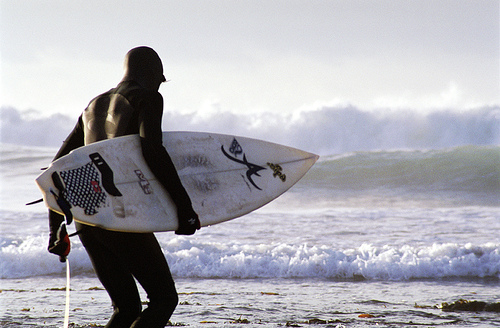
#> input picture demoImage/5.jpg, 500 x 328 px, found by its file name
$ python 5.hsv-color-space.py
#> lines starting #> are read from the running program, lines starting #| are printed output that depends on the picture; after the words box and inside, x2 and y2 are one past the last pixel; in counts of white or black regions, pixels touching at a corner belong together
import cv2 as cv
import numpy as np
import matplotlib.pyplot as plt

def hsvColorSegmentation():
    imgPath = "OpenCV\\demoImage\\5.jpg"
    img = cv.imread(imgPath)
#> img is the input picture: shape (328, 500, 3); mean B, G, R 177.8, 170.7, 171.6
    imgRGB = cv.cvtColor(img, cv.COLOR_BGR2RGB)

    hsv = cv.cvtColor(img, cv.COLOR_BGR2HSV)
#> hsv: shape (328, 500, 3); mean H, S, V 97, 29.1, 180.2
    lowerBound = np.array([0,0,50])
    upperBound = np.array([250,100,100])

    mask = cv.inRange(hsv, lowerBound, upperBound)
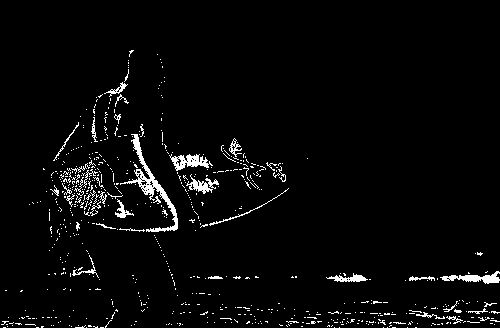
#> mask: shape (328, 500); 3.3% white in thin lines or dots, all inside (x1, y1, x2, y2) = (1, 50, 500, 328)

    plt.figure()
    plt.imshow(imgRGB)
    plt.show()

    cv.imshow("mask",mask)
    cv.waitKey(0)

if __name__ == "__main__":
    hsvColorSegmentation()

$ run again, with demoImage/2.jpg copied over demoImage/5.jpg
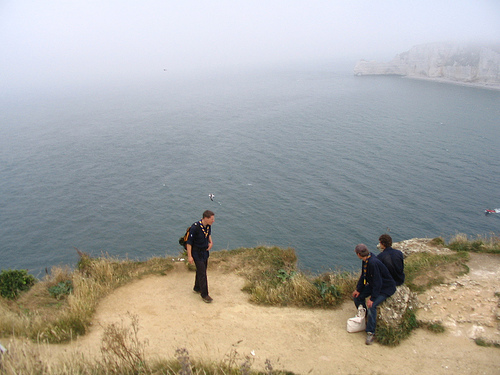
#> input picture demoImage/2.jpg, 500 x 375 px, found by its file name
#> in hsvColorSegmentation, img is the input picture: shape (375, 500, 3); mean B, G, R 159.2, 163.8, 164.8
#> hsv: shape (375, 500, 3); mean H, S, V 79.6, 50.1, 178
#> in hsvColorSegmentation, `mask = cv.inRange(hsv, lowerBound, upperBound)`:
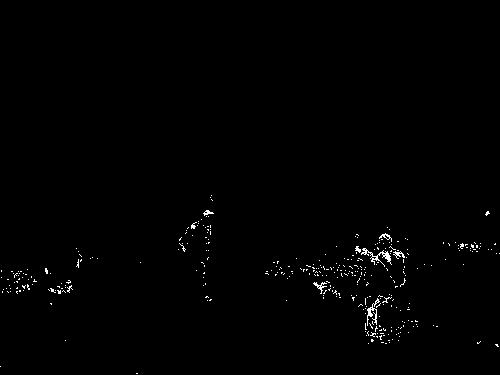
#> mask: shape (375, 500); 0.71% white in thin lines or dots, all inside (x1, y1, x2, y2) = (0, 195, 500, 374)

$ run again, with demoImage/3.jpg copied over demoImage/5.jpg
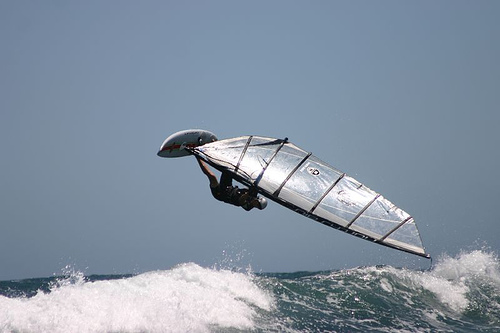
#> input picture demoImage/3.jpg, 500 x 333 px, found by its file name
#> in hsvColorSegmentation, img is the input picture: shape (333, 500, 3); mean B, G, R 161.7, 145.9, 132.1
#> hsv: shape (333, 500, 3); mean H, S, V 109.6, 51.9, 162.2
#> in hsvColorSegmentation, `mask = cv.inRange(hsv, lowerBound, upperBound)`:
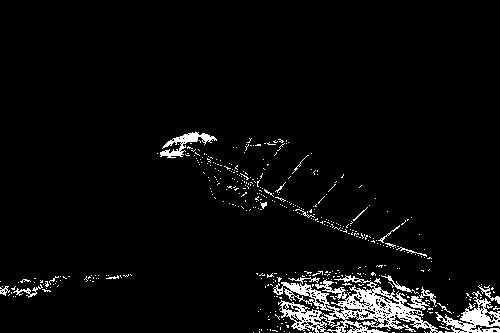
#> mask: shape (333, 500); 4.4% white in thin lines or dots, all inside (x1, y1, x2, y2) = (0, 132, 500, 333)
